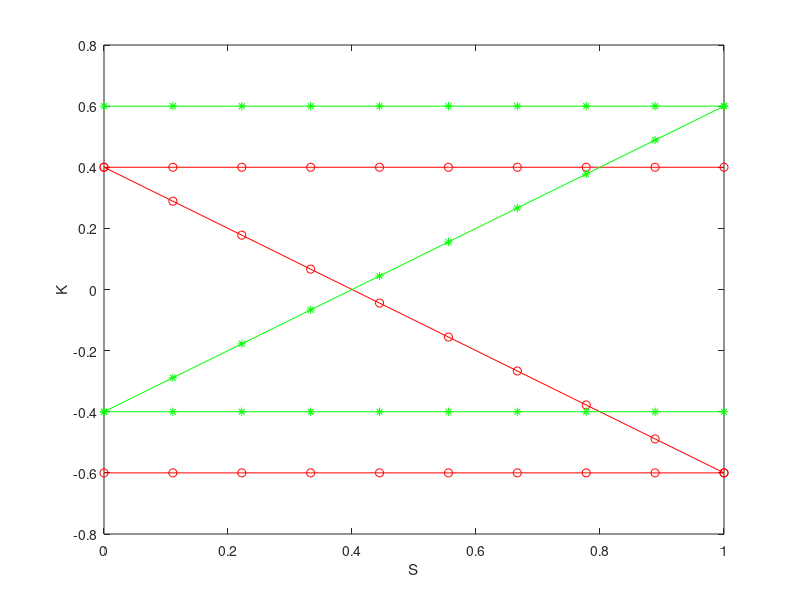

Write the MATLAB code that produced this figure. (Note: this script raises an error after producing the figure.)
%Second_Order_Analysis

%2nd order ODE for K
% tau K'' + (1+tau) K' + K = c ?V
%homogeneous solution form:
% K(t) = c1 exp(-t) + c2 exp(-t/tau)
% c1 = ((-1/tau)K(0) - K'(0)) / (1-1/tau)
% c2 = K(0) - c1

%params
eps = 1;
c = 1.5;
I = 0.1;
tau = 0.1;

n= 10;
ss = linspace(0,1,10);
% l1 = (eps/2 - 1/2 + I)*ones(n,1);
% l2 = (eps/2 + 1/2 - I)*ones(n,1);
% l23 = linspace(eps/2 + 1/2 - I, -eps/2 + 1/2 - I, n);
% l3 = (-eps/2 + 1/2 - I)*ones(n,1);
% l4 = (-eps/2 - 1/2 + I)*ones(n,1);
% l41 = linspace(-eps/2 - 1/2 + I, eps/2 - 1/2 + I, n);
l1 = (eps/2 + I)*ones(n,1);
l2 = (eps/2 - I)*ones(n,1);
l23 = linspace(eps/2 - I, -eps/2  - I, n);
l3 = (-eps/2  - I)*ones(n,1);
l4 = (-eps/2 + I)*ones(n,1);
l41 = linspace(-eps/2  + I, eps/2  + I, n);
figure(2); clf;
plot(ss, l1, '*-g'); hold on;
plot(ss, l2, 'o-r');
plot(ss, l3, 'o-r');
plot(ss, l23, 'o-r');
plot(ss, l4, '*-g'); 
plot(ss, l41, '*-g'); hold off;
xlabel('S'); ylabel('K');



%IC
k0 = -2;
kp0 = 10;
SD = 1;
SV = 0;

%simulation stuff
N = 1000;
dt = 0.005;
K = zeros(N,1);
Kp = zeros(N,1);
deltaV = zeros(N,1);
K(1) = k0;
Kp(1) = kp0;

for i = 2:N
   
    %update ?V
    deltaV(i) = SD - SV;
    
    %update k0, kp0
    k0 = K(i-1);
    kp0 = Kp(i-1);
    
    %update homog. soln. coeffs
    c2 = (k0 + kp0)/ (1-1/tau);
    c1 = k0 - c1;
%     c1 = ((-1/tau)*k0 - kp0) / (1-1/tau);
%     c2 = k0 - c1;
    
    %step forward in ODE soln
    K(i) = c1*exp(-dt) + c2*exp(-dt/tau) + c*deltaV(i);
    Kp(i) = -c1*exp(-dt) - (c2/tau)*exp(-dt/tau);
    
   %update states
%    if K(i) >= eps/2 - 1/2 + I
    if K(i) >= eps/2  + I
       SD = 0;
   end
%    if K(i) >= eps/2 + 1/2 - I
    if K(i) >= eps/2 - I
       SV = 1;
   end
%    if K(i) <= -eps/2 + 1/2 - I
    if K(i) <= -eps/2 - I
       SV = 0;
   end
%    if K(i) <= -eps/2 - 1/2 + I
    if K(i) <= -eps/2 + I
       SD = 1;
   end
end

figure(1); clf;
plot(K); 
% hold on;
% plot(deltaV)